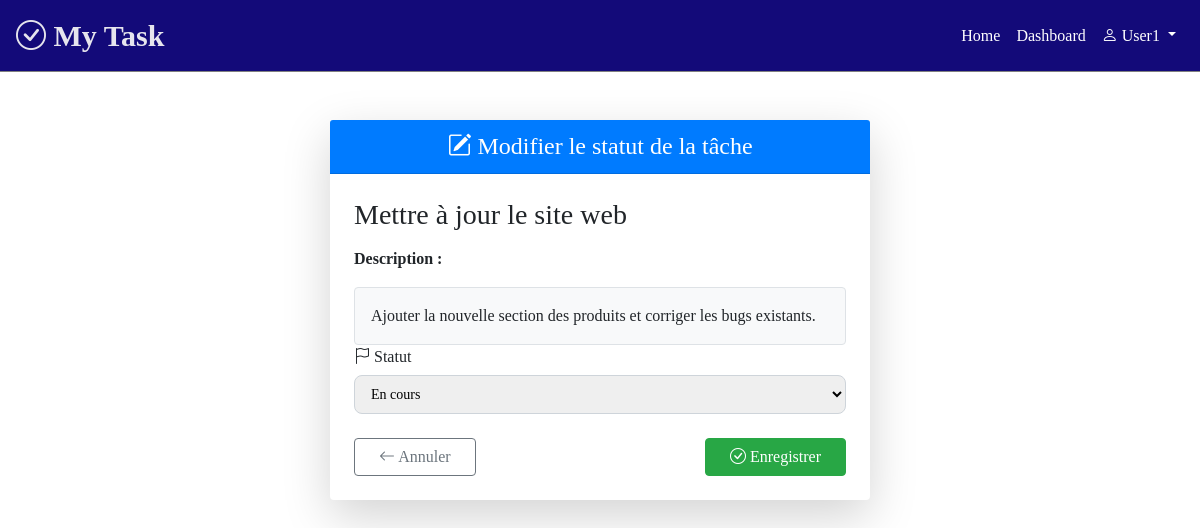
Screenshot of /task/14/status/ (signed in) with the database file from the repository.
### gestion_app/models.py (models this page shows, shortened)
class Task(models.Model):
    STATUS_CHOICES = [
        ('todo', 'À faire'),
        ('in_progress', 'En cours'),
        ('done', 'Terminé'),
    ]
    title = models.CharField(max_length=200)
    description = models.TextField()
    status = models.CharField(max_length=20, choices=STATUS_CHOICES, default='todo')
    created_at = models.DateTimeField(auto_now_add=True)
    created_by = models.ForeignKey(User, on_delete=models.CASCADE, related_name='created_tasks')
    assigned_to = models.ForeignKey(User, on_delete=models.CASCADE, related_name='assigned_tasks')

### gestion_app/views.py (the view)
# urls.py: path('task/<int:pk>/status/', views.TaskStatusUpdateView.as_view(), name='update_status'),
class TaskStatusUpdateView(LoginRequiredMixin, UpdateView):
    model = Task
    template_name = 'task/task_status_form.html'
    fields = ['status']
    success_url = reverse_lazy('list_task')
    login_url = 'login'
    def get_queryset(self):
        return Task.objects.filter(assigned_to=self.request.user)

### gestion_app/templates/task/task_status_form.html (shortened to what this page needs)
{% extends 'base.html' %}
{% block content %}
<div class="container py-5">
    <div class="row justify-content-center">
        <div class="col-md-8 col-lg-6">
            <div class="card shadow-lg border-0 rounded-4">
                <div class="card-header bg-primary text-white text-center rounded-top-4">
                    <h4 class="mb-0">
                        <i class="bi bi-pencil-square me-2"></i>
                        Modifier le statut de la tâche
                    </h4>
                </div>
                <div class="card-body p-4">
                    <h3 class="mb-3">{{ object.title }}</h3>
                    <p><strong>Description :</strong></p>
                    <div class="border p-3 rounded bg-light">
                        {{ object.description }}
                    </div>
                    <form method="post" enctype="multipart/form-data">
                        <div class="mb-4">
                            <label for="id_status" class="form-label fw-semibold">
                                <i class="bi bi-flag me-1"></i> Statut
                            </label>
                            {{ form.status }}
                        </div>
                        <div class="d-flex justify-content-between">
                            <a href="{% url 'list_task' %}" class="btn btn-outline-secondary px-4">
                                <i class="bi bi-arrow-left"></i> Annuler
                            </a>
                            <button type="submit" class="btn btn-success px-4">
                                <i class="bi bi-check-circle"></i> Enregistrer
                            </button>
                        </div>
                    </form>
                </div>
            </div>
        </div>
    </div>
</div>
{% endblock %}

### gestion_app/templates/base.html (shortened to what this page needs)
<!doctype html>
<html lang="en">
  <head>
    <link rel="stylesheet" href="https://cdn.jsdelivr.net/npm/bootstrap@4.4.1/dist/css/bootstrap.min.css">
    <link href="https://cdn.jsdelivr.net/npm/bootstrap-icons@1.11.3/font/bootstrap-icons.css" rel="stylesheet">
  </head>
  <body>
        <nav class="navbar navbar-expand-lg navbar-light " style="background-color: rgb(19, 10, 121); border-bottom: 1px solid grey">
        <a class="navbar-brand" href="{% url 'home' %}" style="color: rgba(245, 245, 245, 0.934); font-weight: bold; font-size: 30px;"><i class="bi bi-check-circle"></i> My Task</a>
        <div class="collapse navbar-collapse" id="navbarNavDropdown">
            <ul class="navbar-nav ml-auto">
                {% if user.is_authenticated %}
                <li class="nav-item active">
                    <a class="nav-link" href="{% url 'home' %}" style="color: white;">Home <span class="sr-only">(current)</span></a>
                </li>
                <li class="nav-item">
                    <a class="nav-link" href="{% url 'dashboard' %}" style="color: white;">Dashboard</a>
                </li>
                {% else %}
                <li class="nav-item active">
                    <a class="nav-link" href="{% url 'home' %}" style="color: white;">Home <span class="sr-only">(current)</span></a>
                </li>
                {% endif %}
            </ul>
            <ul class="navbar-nav ">
                <li class="nav-item dropdown">
                    <a class="nav-link dropdown-toggle" href="#" role="button" data-bs-toggle="dropdown" id="userDropdown" aria-expanded="false" style="color: white;">
                        {% if user.is_authenticated %}
                            <i class="bi bi-person"></i> {{ user.username }}
                        {% else %}
                            <i class="bi bi-person"></i>
                        {% endif %}
                    </a>
                </li>
            </ul>
        </div>
        </nav>
    {% block content %}
    {% endblock %}
</html>

### gestion_app/templates/base.html (style rules this page uses)
body { font-family: Cambria, Cochin, Georgia, Times, 'Times New Roman', serif; padding: 0; margin: 0; }
.navbar .dropdown { position: relative; }

### gestion_app/templates/task/task_status_form.html (style rules this page uses)
input, textarea, select { width: 100%; padding: 10px 12px; border: 1px solid #ced4da; border-radius: 8px; font-size: 14px; transition: all 0.3s ease; }
.form-label { margin-bottom: 6px; }
.card { transition: transform 0.2s ease; }

### rows the page displays
Task: title "Mettre à jour le site web", description "Ajouter la nouvelle section des produits et corriger les bugs existants.", status "En cours"

### other values shown
{{ user.username }} "User1"
